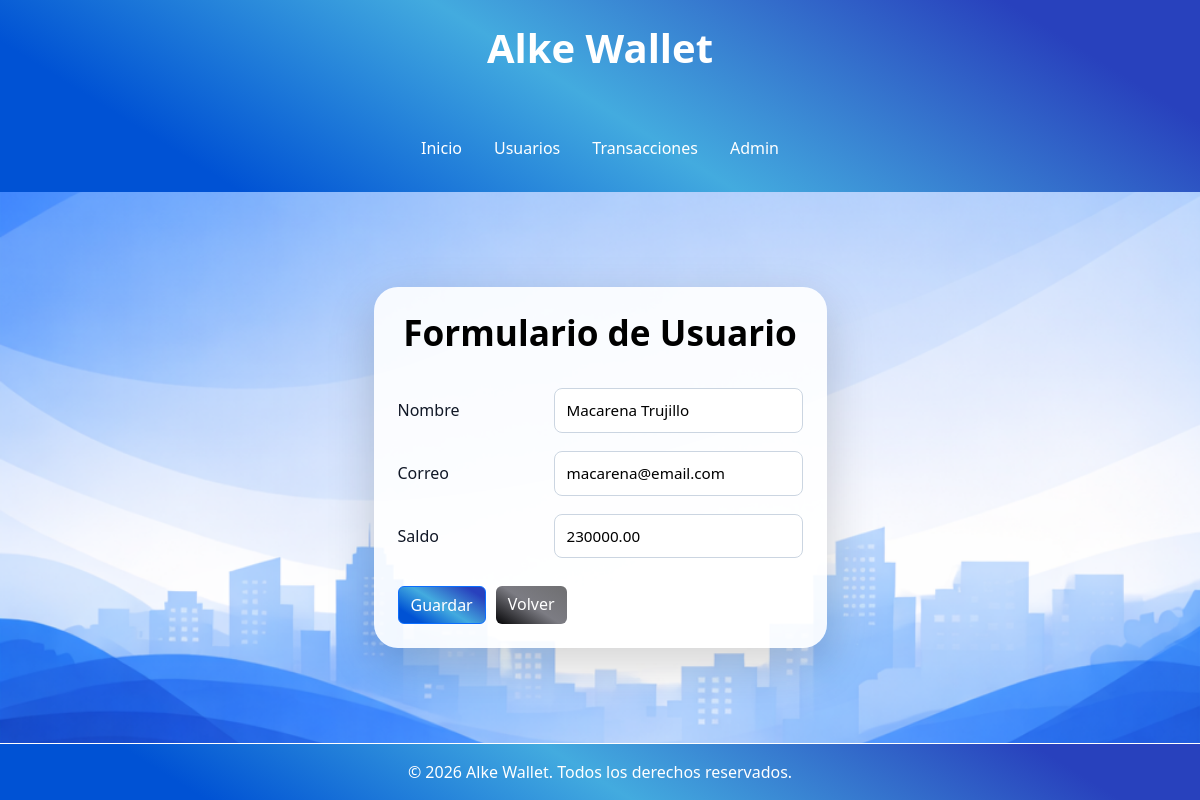
/usuarios/editar/2/, run on the app's committed database.
### wallet/models.py (models this page shows, shortened)
class Usuario(models.Model):
    nombre = models.CharField(max_length=100)
    correo = models.EmailField(unique=True)
    saldo = models.DecimalField(max_digits=12, decimal_places=2, default=0)
    fecha_registro = models.DateTimeField(auto_now_add=True)

### wallet/views.py (the view)
# urls.py: path('usuarios/editar/<int:pk>/', UsuarioUpdateView.as_view(), name='usuario_update'),
class UsuarioUpdateView(UpdateView):
    model = Usuario
    fields = ['nombre', 'correo', 'saldo']
    template_name = 'wallet/usuario_form.html'
    success_url = reverse_lazy('usuario_list')

### wallet/templates/wallet/usuario_form.html (shortened to what this page needs)
{% extends 'wallet/base.html' %}
{% block content %}
<div class="transactions-container">
    <div class="card card-base form-card shadow-lg p-4">
        <h2 class="title">Formulario de Usuario</h2>
        <form method="post" class="custom-form">
            <div class="form-group-custom">
                <label for="{{ form.nombre.id_for_label }}">Nombre</label>
                {{ form.nombre }}
            </div>
            <div class="form-group-custom">
                <label for="{{ form.correo.id_for_label }}">Correo</label>
                {{ form.correo }}
            </div>
            <div class="form-group-custom">
                <label for="{{ form.saldo.id_for_label }}">Saldo</label>
                {{ form.saldo }}
            </div>
            <div class="form-actions">
                <button type="submit" class="btn btn-primary">
                    Guardar
                </button>
                <a href="{% url 'usuario_list' %}" class="btn btn-secondary">
                    Volver
                </a>
            </div>
        </form>
    </div>
</div>
{% endblock %}

### wallet/static/wallet/css/style.css (style rules this page uses)
:root { --color-primario: #0052D4; --color-secundario: #43abdf; --color-opcional: #2841bd; }
h2 { color: black; text-align: center; font-size: 2.2rem; font-weight: 700; margin-bottom: 25px; }
.background-app { background: url('../img/fondo.jpg') no-repeat center center; background-size: cover; background-position: center; background-attachment: fixed; height: 100vh; margin: 0; }
.card-base { width: 100%; border-radius: 20px; border: none; background: rgba(255, 255, 255, 0.9); }
.form-card { max-width: 640px; width: 100%; margin: 0 auto; border-radius: 24px; }
.custom-form { margin-top: 10px; }
.form-group-custom { display: flex; align-items: center; gap: 16px; margin-bottom: 18px; }
.form-group-custom label { width: 140px; font-weight: 500; color: #111827; margin: 0; }
.form-group-custom input, .form-group-custom select, .form-group-custom textarea { flex: 1; padding: 10px 12px; border: 1px solid #cbd5e1; border-radius: 8px; font-size: 0.95rem; background-color: #ffffff; }
.form-actions { display: flex; gap: 10px; margin-top: 28px; }
.btn-secondary { background: #6b7280; color: white; border: none; }
.btn-primary { background: linear-gradient(32deg, #0052D4 16%, #43abdf 49%, #2841bd 87%); }
.btn-secondary { background: linear-gradient(33deg, #040406 0%, #7c7c83 50%, #6f6f71 100%); }

### data on the page
Usuario: nombre "Macarena Trujillo", correo "macarena@email.com", saldo "230000.00"
